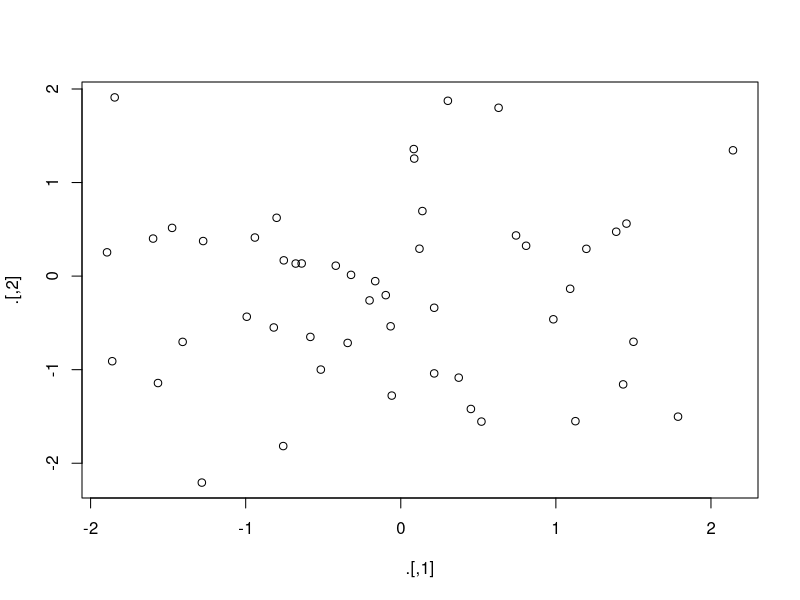
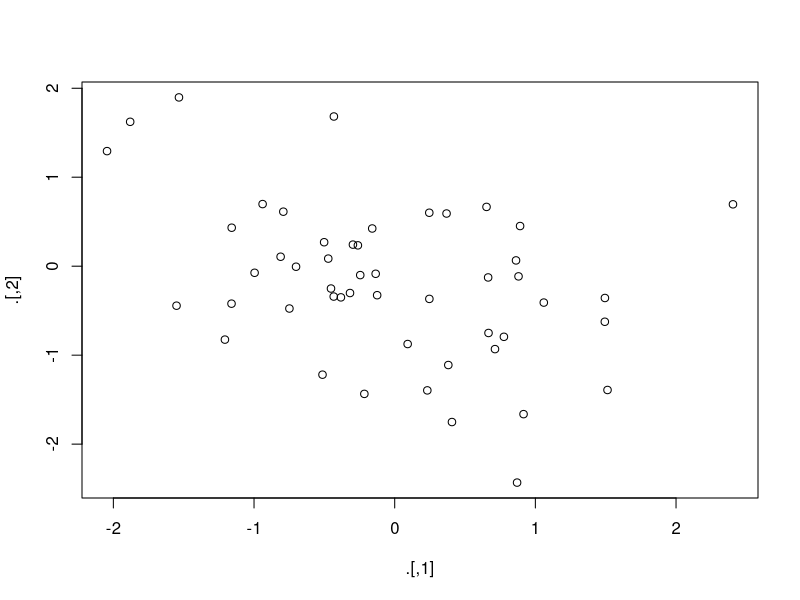

Recreate these plots in R, in order. (Note: this script raises an error after producing the figures.)
## ---- chunk 1
knitr::opts_chunk$set(echo = TRUE)
## ---- chunk 2
    suppressMessages(library(tidyverse))
    data("mtcars")
    km_in_mile <- 1.60934
## ---- chunk 3
    mtcars1 <- mutate(mtcars, kpg = mpg * km_in_mile)
    mtcars2 <- group_by(mtcars1, am)
    summarize(mtcars2, ave_mpg = mean(mpg))
## ---- chunk 4
    mtcars <- mutate(mtcars, kpg = mpg * km_in_mile)
    mtcars <- group_by(mtcars, am)
    summarize(mtcars, ave_mpg = mean(mpg))
## ---- chunk 5
    summarize(group_by(mutate(mtcars, kpg = mpg * km_in_mile), am), ave_mpg = mean(mpg))
## ---- chunk 6
    mtcars %>%
      mutate(kpg = mpg * km_in_mile) %>%
      group_by(am) %>%
      summarise(ave_mpg = mean(mpg))
## ---- chunk 7
    library(magrittr)
    rnorm(100) %>%
      matrix(ncol = 2) %>%
      plot() %>%
      str()
    rnorm(100) %>%
      matrix(ncol = 2) %T>%
      plot() %>%
      str()
## ---- chunk 8
    cor(mtcars$disp, mtcars$mpg)
    mtcars %$%
      cor(disp, mpg)
    attach(mtcars)
    cor(disp, mpg)
## ---- chunk 9
    df <- tibble::tibble(
      a = rnorm(10),
      b = rnorm(10),
      c = rnorm(10),
      d = rnorm(10)
    )
    
    df$a <- (df$a - min(df$a, na.rm = TRUE)) / 
      (max(df$a, na.rm = TRUE) - min(df$a, na.rm = TRUE))
    df$b <- (df$b - min(df$b, na.rm = TRUE)) / 
      (max(df$b, na.rm = TRUE) - min(df$a, na.rm = TRUE))
    df$c <- (df$c - min(df$c, na.rm = TRUE)) / 
      (max(df$c, na.rm = TRUE) - min(df$c, na.rm = TRUE))
    df$d <- (df$d - min(df$d, na.rm = TRUE)) / 
      (max(df$d, na.rm = TRUE) - min(df$d, na.rm = TRUE))
## ---- chunk 10
    x <- df$a
    (x - min(x, na.rm = TRUE)) / (max(x, na.rm = TRUE) - min(x, na.rm = TRUE))
    # get rid of duplication
    rng <- range(x, na.rm = TRUE)
    (x - rng[1]) / (rng[2] - rng[1])
    # make it into a function and test it
    rescale01 <- function(x) {
      rng <- range(x, na.rm = TRUE)
      (x - rng[1]) / (rng[2] - rng[1])
    }
    rescale01(c(0, 5, 10))
    rescale01(c(-10, 0, 10))
    rescale01(c(1, 2, 3, NA, 5))
    df$a <- rescale01(df$a)
    df$b <- rescale01(df$b)
    df$c <- rescale01(df$c)
    df$d <- rescale01(df$d)
## ---- chunk 11
    x <- c(1:10, Inf)
    rescale01(x)
    rescale01 <- function(x) {
      rng <- range(x, na.rm = TRUE, finite = TRUE)
      (x - rng[1]) / (rng[2] - rng[1])
    }
    rescale01(x)
## ---- chunk 12
    # Sums up the elements of a numeric vector.
    #
    # x: a vector of numerics to be summed.
    #
    # returns: The sum of x
    sum2 <- function(x) {
      stopifnot(is.numeric(x))
      
      sum_val <- 0
      for (index in seq_along(x)) {
        sum_val <- sum_val + x[index]
      }
      
      return(sum_val)
    }
    
    sum2(c(1, 5, 21))
## ---- chunk 13
    # note that a function returns the last value computed
    has_name <- function(x) {
      nms <- names(x)
      if (is.null(nms)) {
        rep(FALSE, length(x))
      } else {
        !is.na(nms) & nms != ""
      }
    }
    x1 <- c(1,2,3)
    x2 <- c(a = 1, 2,3)
    has_name(x1)
    has_name(x2)
## ---- chunk 14
    do_op <- function(x, y, op) {
      switch(op,
         plus = x + y,
         minus = x - y,
         times = x * y,
         divide = x / y,
         stop("Unknown op!")
      )
    }
    do_op(2,4,"plus")
    do_op(2,4,"divide")
    do_op(2,4,1)
    do_op(2,4,"mod")
    # note that we had to change the chunk option to error=TRUE in 
    # order to test our error output
## ---- chunk 15
    wt_mean <- function(x, w) {
      if (length(x) != length(w)) {
        stop("`x` and `w` must be the same length", call. = FALSE)
      }
      sum(w * x) / sum(w)
    }
    wt_mean(1:4,1:2)
## ---- chunk 16
    t_mean <- function(x, w, na.rm = FALSE) {
      stopifnot(is.logical(na.rm), length(na.rm) == 1)
      stopifnot(length(x) == length(w))
      
      if (na.rm) {
        miss <- is.na(x) | is.na(w)
        x <- x[!miss]
        w <- w[!miss]
      }
      sum(w * x) / sum(w)
    }
    wt_mean(1:6, 6:1, na.rm = "foo")
## ---- chunk 17
commas <- function(...) {
  stringr::str_c(..., collapse = ", ")
}
commas(letters[1:10])

rule <- function(..., pad = "-") {
  title <- paste0(...)
  width <- getOption("width") - nchar(title) - 5
  cat(title, " ", stringr::str_dup(pad, width), "\n", sep = "")
}
rule("Important output")
## ---- chunk 18
    show_missings <- function(df) {
      n <- sum(is.na(df))
      cat("Missing values: ", n, "\n", sep = "")
      
      invisible(df)
    }
    # calling interactively
    show_missings(mtcars)
    #  assigning output
    x <- show_missings(mtcars) 
    class(x)
    dim(x)
    #  allows for use in a pipe
    mtcars %>% 
      show_missings() %>% 
      mutate(mpg = ifelse(mpg < 20, NA, mpg)) %>% 
      show_missings() 
## ---- chunk 19
    show_missings <- function(df) {
      n <- sum(is.na(df))
      cat("Missing values: ", n, "\n", sep = "")
    }
    # calling interactively
    show_missings(mtcars)
    #  assigning output
    x <- show_missings(mtcars) 
    class(x)
    dim(x)
    # pipe no longer works
    mtcars %>% 
      show_missings() %>% 
      mutate(mpg = ifelse(mpg < 20, NA, mpg)) %>% 
      show_missings() 
